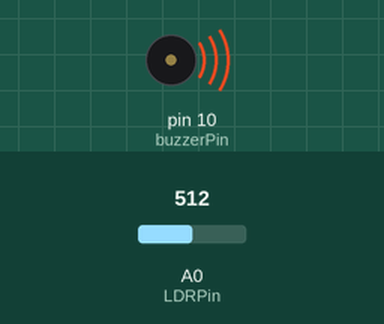
Simulated run of this sketch. Board: Arduino Uno, built with avr-gcc and run on an emulated ATmega328P. On the bench: buzzer (waves = sounding). Inputs (shaded band) come from the test bench; at power-on: A0 (LDRPin) = 512.

Above: at 0.1 s.
Timing chart, 0 to 1.6 s (numbered marks = the images above):
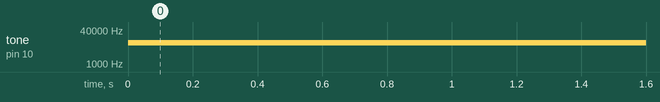

Measured:
- by itself, tone on pin 10 (buzzerPin): silent → 10051 Hz at 0.00 s

The sketch:

R_LE_BUZZER.ino
```cpp
int buzzerPin = 10;
int LDRPin = 0;
void setup()
{
}
void loop()
{
  int deger = analogRead(LDRPin);
  int pitch = 10000 + deger / 10;
  tone(buzzerPin, pitch);
}
```
